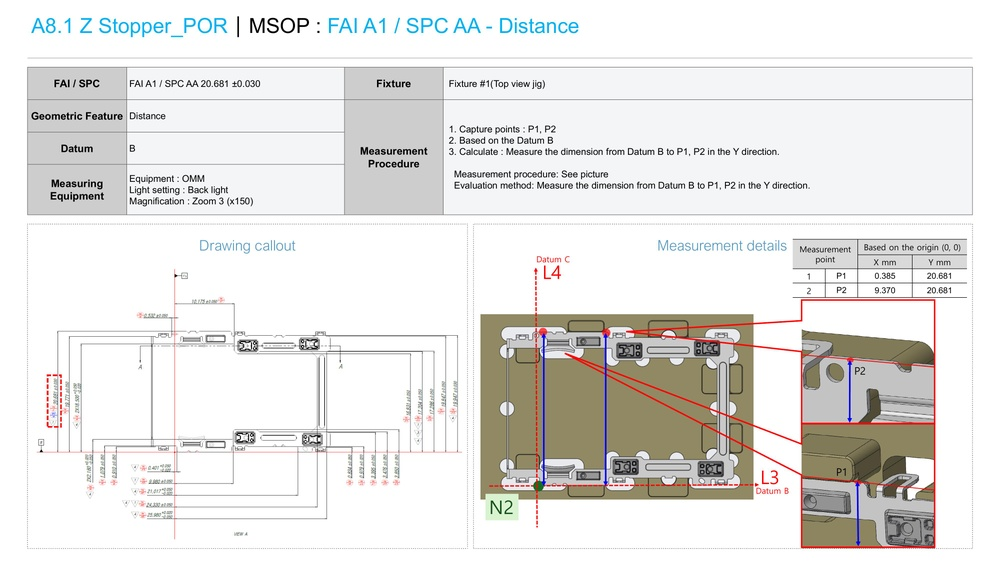
#> input picture .planning/tmp/pptx/image14.jpg, 1000 x 562 px, shrunk from 4000 x 2250 before the run
$ python ImageRotate.py ../.planning/tmp/pptx/image14.jpg
#> lines starting #> are read from the running program, lines starting #| are printed output that depends on the picture
import cv2 as cv
import tkinter as tk
from tkinter import filedialog
import os
import sys
# from tkinter import messagebox

par = ''
if len(sys.argv) > 1:
    par = sys.argv[1]

def nothing(x):
    pass

cv.namedWindow('Rotate', cv.WINDOW_NORMAL)

cv.createTrackbar('rotate', 'Rotate', 0, 360, nothing)

cv.setTrackbarPos('rotate', 'Rotate', 0)

# tkinter 초기화
root = tk.Tk()
root.withdraw()  # 메인 윈도우를 숨깁니다.

# 파일 대화 상자 열기
file_path = filedialog.askopenfilename()
#> the answer given: ../.planning/tmp/pptx/image15.jpg

if par != '':
    file_path = par

img_input = cv.imread(file_path)
#> img_input is the input picture: shape (562, 1000, 3); mean B, G, R 225.8, 228, 229.3

img = img_input
height, width, channel = img.shape
#> height = 562; width = 1000; channel = 3
img_rot = img
rot = 0

while (1):
    rot = cv.getTrackbarPos('rotate', 'Rotate')

    matrix = cv.getRotationMatrix2D((width/2, height/2), rot, 1)
#> matrix = [[1, 0, 0], [0, 1, 0]]
    img_rot = cv.warpAffine(img, matrix, (width, height))

    # img_rot = cv.bitwise_not(img)

    cv.imshow('Rotate', img_rot)

    if cv.waitKey(1) & 0xFF == 27:
#> (key Esc is pressed here)
        break

new_path = '%s/%s_%ddegree.bmp' % (os.path.dirname(file_path), os.path.splitext(os.path.basename(file_path))[0], rot)
img_gray = cv.cvtColor(img_rot, cv.COLOR_BGR2GRAY)
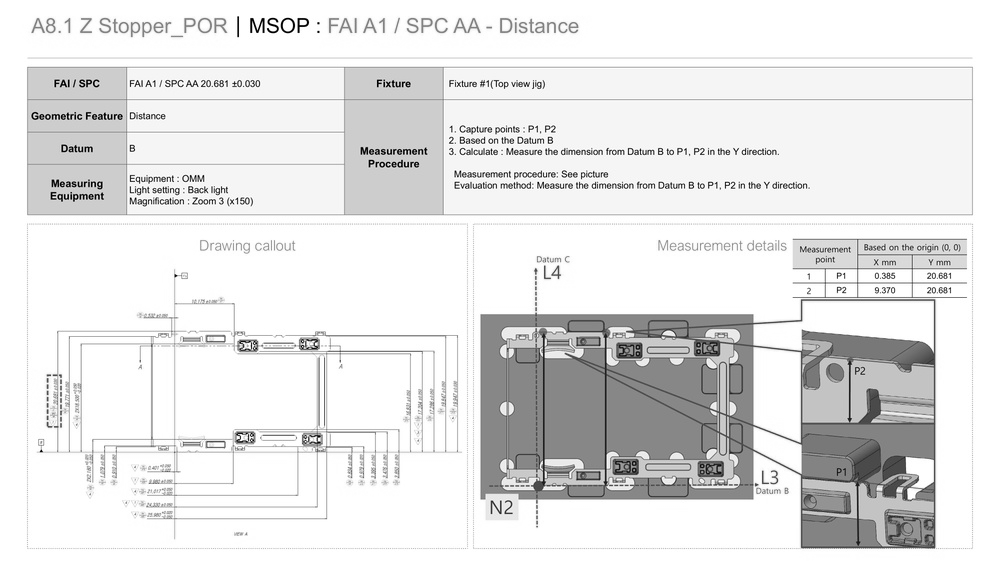
#> img_gray: shape (562, 1000); min 0, max 255, mean 228.2
cv.imwrite(new_path, img_gray)
cv.destroyAllWindows()

$ run again, on .planning/tmp/pptx/image12.png
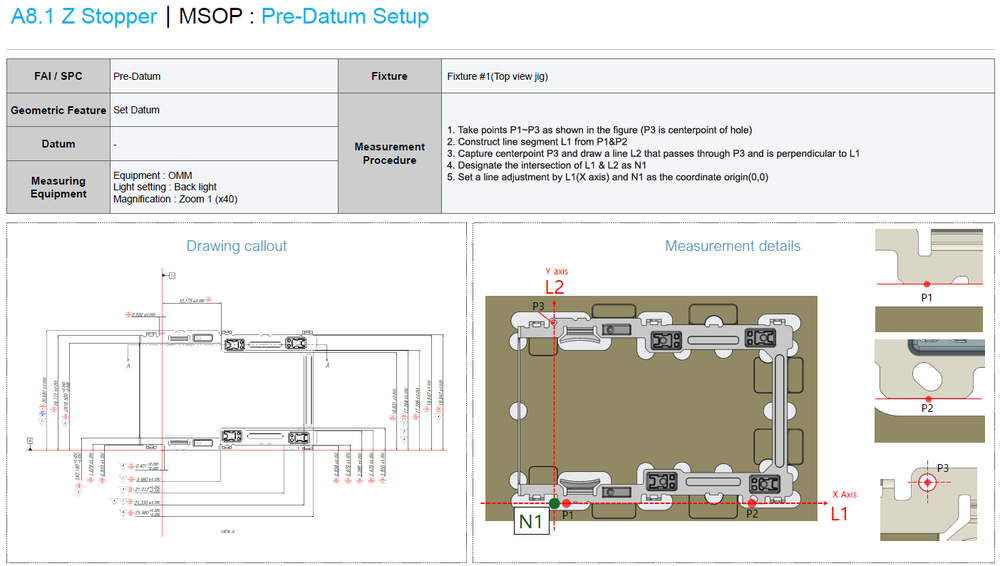
#> input picture .planning/tmp/pptx/image12.png, 1000 x 566 px, shrunk from 1403 x 794 before the run
#> img_input is the input picture: shape (566, 1000, 3); mean B, G, R 223, 226.8, 227.2
#> `img_gray = cv.cvtColor(img_rot, cv.COLOR_BGR2GRAY)`:
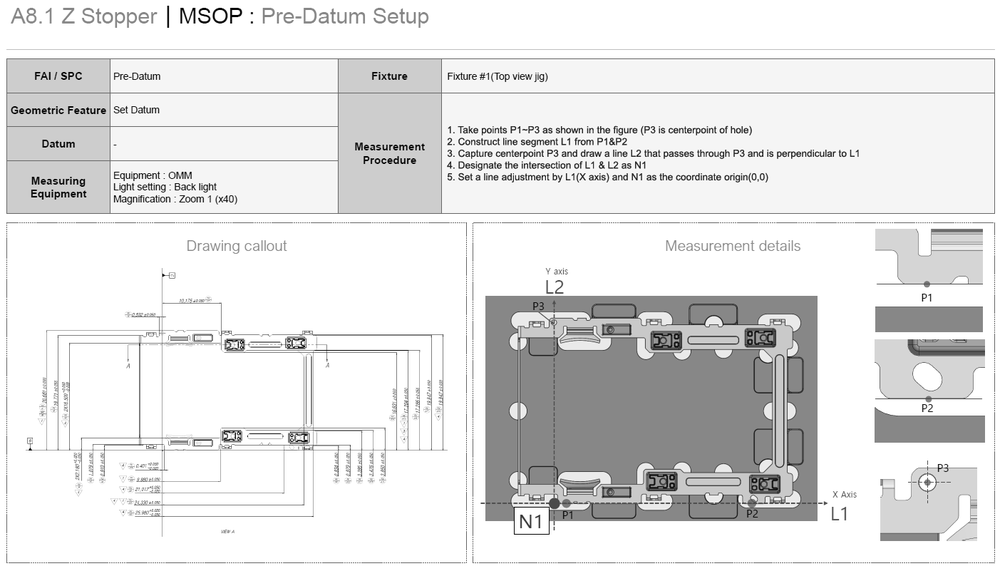
#> img_gray: shape (566, 1000); min 0, max 255, mean 226.4

$ run again, on .planning/tmp/pptx/image13.png
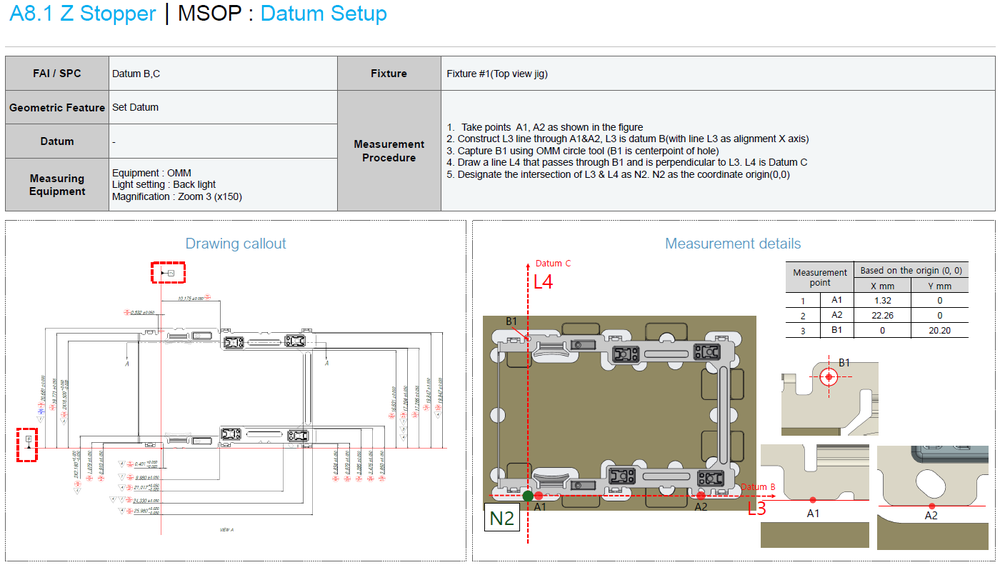
#> input picture .planning/tmp/pptx/image13.png, 1000 x 565 px, shrunk from 1400 x 791 before the run
#> img_input is the input picture: shape (565, 1000, 3); mean B, G, R 226.6, 229.3, 229.9
#> `img_gray = cv.cvtColor(img_rot, cv.COLOR_BGR2GRAY)`:
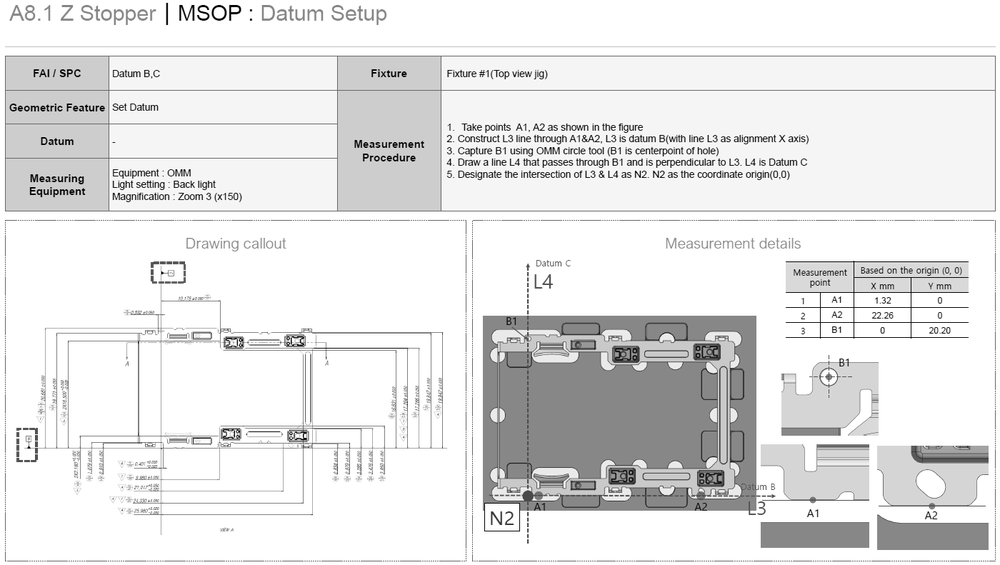
#> img_gray: shape (565, 1000); min 0, max 255, mean 229.2
